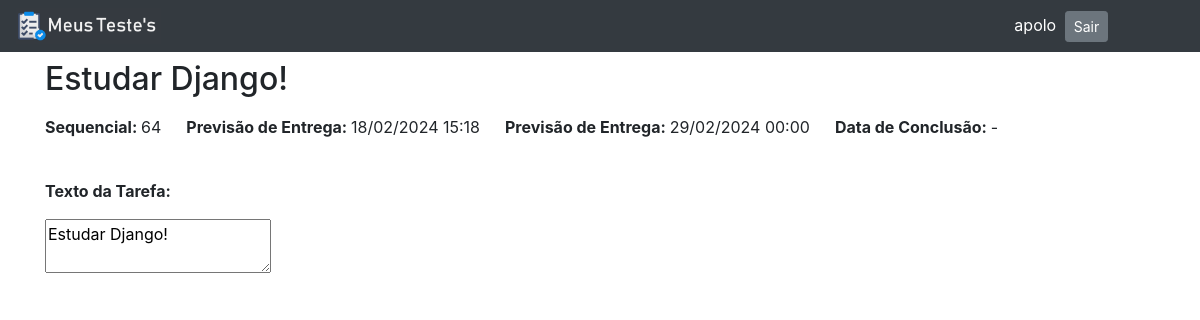
The page /task/64/ (signed in) on the database its author committed.
### tasks/models.py (models this page shows, shortened)
class Task(models.Model):
    usuario = models.ForeignKey(User, on_delete=models.PROTECT, blank=True)
    text_description=models.CharField(max_length=100)
    date_register=models.DateTimeField(auto_now_add=True)
    date_delivery=models.DateTimeField()
    date_complete=models.DateTimeField(null=True, blank=True)
    class Meta:
        ordering = ['date_delivery']

### tasks/views.py (the view)
# urls.py: path('task/<int:pk>/', views.Task.as_view(), name='Taskk'),
class Task(LoginRequiredMixin, generic.DetailView):
    model=models.Task
    context_object_name='task'
    template_name='tasks/task.html'

### templates/tasks/task.html (shortened to what this page needs)
{% extends 'base.html' %}
{% block h2 %}{{ task.text_description }}{% endblock %}
{% block main %}
    <div class="div mt-3">
        <p>
            <strong>Sequencial: </strong>{{ task.pk }}
            <strong>Previsão de Entrega: </strong>{{ task.date_register|date:"SHORT_DATETIME_FORMAT" }}
            <strong>Previsão de Entrega: </strong>{{ task.date_delivery|date:"SHORT_DATETIME_FORMAT" }}
            <strong>Data de Conclusão: </strong>{{ task.date_complete|date:"SHORT_DATETIME_FORMAT"|default:"-" }}
        </p><br>
        <p><Strong>Texto da Tarefa: </Strong></p>
        <textarea>{{ task.text_description }}</textarea>
    </div>
{% endblock %}

### templates/base.html (shortened to what this page needs)
{% load static %}
<!DOCTYPE html>
<html lang="pt-br">
    <head>
        <link rel="stylesheet" href="https://stackpath.bootstrapcdn.com/bootstrap/4.1.3/css/bootstrap.min.css">
    </head>
    <body>
        <nav class="navbar navbar-dark bg-dark row text-white">
            <div class="col-sm-10">
                <a href="{% url 'tasks:Index' %}">
                    <img src="{% static 'tasks/img/meustestes.jpg' %}" alt="logo" width="15%">
                </a>
            </div>
                {% if request.user.is_authenticated %}
            <div class="col-sm-2">
                <form method="post" action="{% url 'logout' %}">{% csrf_token %}
                        {{ request.user }}
                        <input type="submit" class="btn btn-sm btn-secondary ml-1" value="Sair">
                </form>
                {% endif %}
            </div>
        </nav>
        <main class="container mt-2">
            <h2>{% block h2 %}{% endblock %}</h2>
            {% block main %}{% endblock %}
        </main>
    </body>
</html>

### rows shown on the page
Task: text_description "Estudar Django!", pk "64", date_register "18/02/2024 15:18", date_delivery "29/02/2024 00:00", date_complete "-"

### other values the page prints
{{ request.user }} "apolo"
